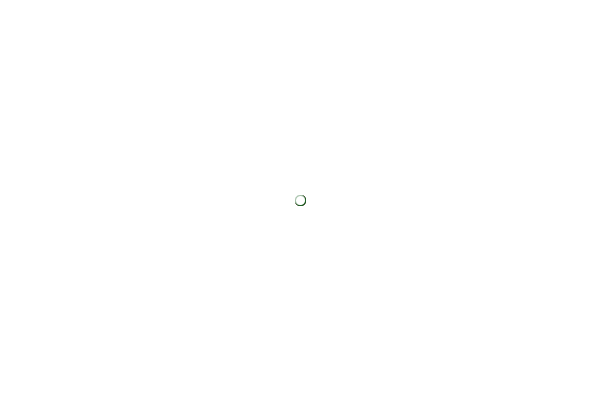
Frame 1 (no input)
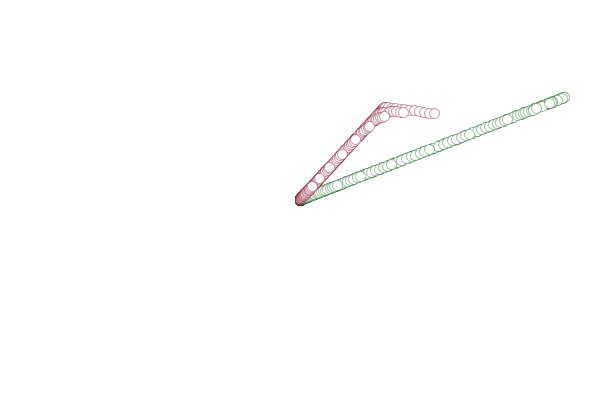
Frame 60 (the mouse pressed at the canvas centre just before this capture)
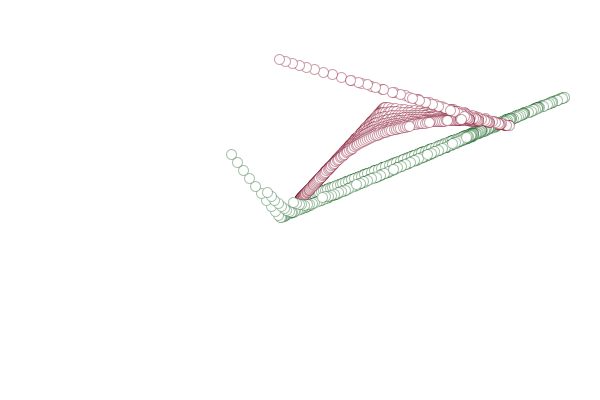
Frame 120 (the mouse held since frame 60 and released just before this capture)

The Processing sketch that drew these frames (run headless with seeded random() and noise(); from frame 60 on, the mouse is pressed at the canvas centre):

// Processing sketch: sketch2
// ── sketch2.pde
Pen pen1;
Pen pen2;
boolean freeze;

void setup() {
  size(600, 400);
  background(255);
  // Set color and create pen 1
  color c1 = color(127, 10, 37, 100);
  pen1 = new Pen(c1);
  // Set color and create pen 2
  color c2 = color(27, 100, 37, 100);
  pen2 = new Pen(c2);
}

void draw() {
  // Update pens
  pen1.update();
  pen2.update();

  // Draw pens
  pen1.draw();
  pen2.draw();

}

void keyPressed() {
  // Toggle freeze value
  freeze = !freeze;
  
  // Update freeze value for pens
  pen1.freeze(freeze);
  pen2.freeze(freeze);
}

void mouseMoved() {
  // Set the targets based on mouse position
  pen1.setTarget(mouseX, mouseY);
  pen2.setTarget(mouseX, mouseY);
}
// ── Pen.pde
class Pen {

  // Fields specific to a pen
  PVector[] followers = new PVector[10];
  PVector target;
  float speed = 0.1;
  color col;
  boolean freeze;

  // Class constructor (initialisation)
  Pen(color c) { // Set default values, initialize fields
    col = c;
    target = new PVector(width/2, height/2);
    for (int i=0; i<followers.length; i++) {
      followers[i] = new PVector(target.x, target.y);
    }
  }

  void update() {
    // Update
    // Chain reaction
    for (int i=0; i<followers.length; i++) {
      if (i == 0) { // First point follows the target (mouse)
        followers[i] = followers[i].lerp(target, speed);
        //followers[i] = PVector.lerp(followers[i], target, speed);
      } else { // Follwo the preceeding point (i-1)
        followers[i] = followers[i].lerp(followers[i-1], speed);
        //followers[i] = PVector.lerp(followers[i], followers[i-1], speed);
      }
    }
    // If we're close to the target, then change target position
    if (followers[0].dist(target) < 1) {
      target.x = random(width);
      target.y = random(height);
    }
  }

  void draw() {
    if (!freeze) {
      // Drawing
      for (int i=0; i<followers.length; i++) {
        if (i > 0) {
          stroke(col);
          ellipse(followers[i].x, followers[i].y, 10, 10);
        }
      }
    }
  }

  // Set the freeze value
  void freeze(boolean value) {
    freeze = value;
  }
  
  // Set the target manualy (upon mouse move for instance)
  void setTarget(float x, float y) {
    target.x = x;
    target.y = y;
  }
}
